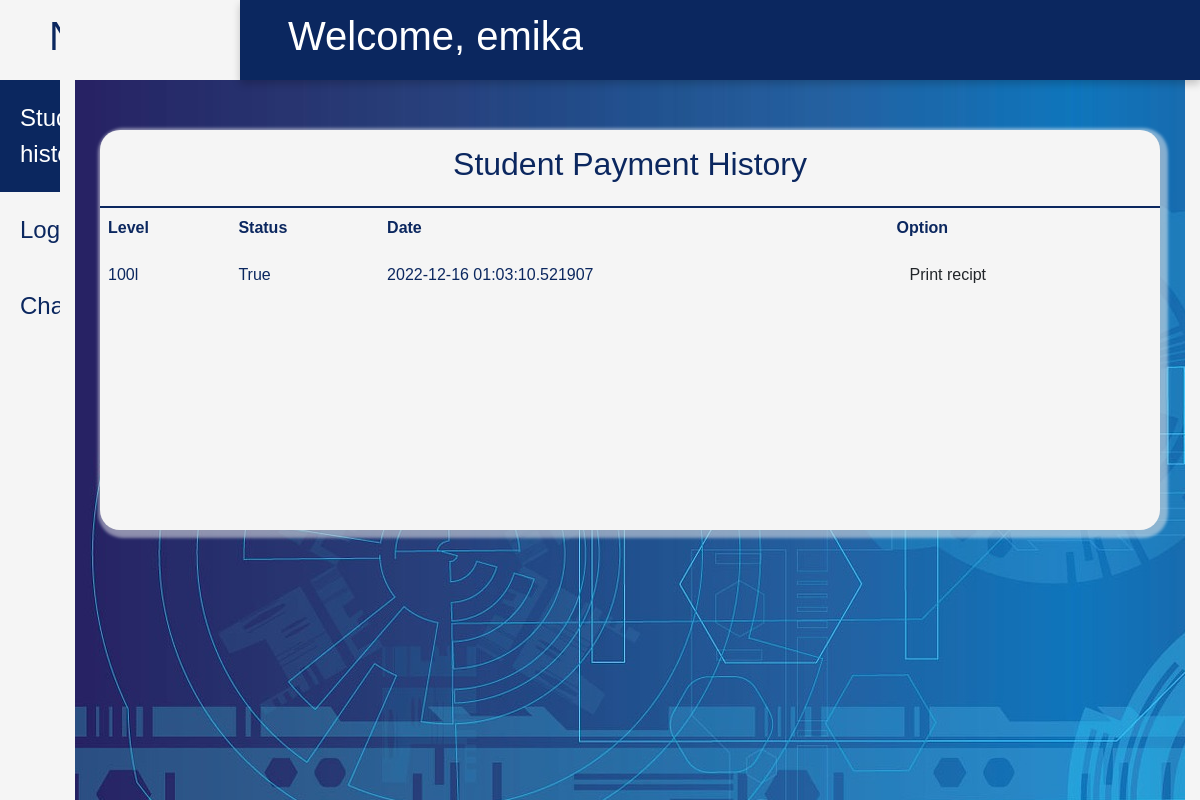
Page /studentdashboard (signed in) on the committed database.
### Nacos/models.py (models this page shows, shortened)
class User(db.Model, UserMixin):
    id = db.Column(db.Integer(), primary_key=True)
    email = db.Column(db.String(length=100), unique=True)
    password = db.Column(db.String(length=255), nullable=False)
    reg_no = db.Column(db.String(length=100), unique=True)
    name = db.Column(db.String(length=255), nullable=False)
    role = db.Column(db.String(length=20), nullable=False, default="staff")
    student = db.relationship('Student', backref='studentid', lazy=True)
    staff = db.relationship('Staff', backref='staffid', lazy=True)

class Payment(db.Model):
    id = db.Column(db.Integer(), primary_key=True)
    Date = db.Column(db.DateTime(), default=datetime.utcnow())
    student_id = db.Column(db.Integer(), db.ForeignKey('student.id'))
    status = db.Column(db.Boolean(),default=False)
    level = db.Column(db.String(length=20),nullable=False)
    reg_no = db.Column(db.String(length=20),nullable=False)

### Nacos/routes.py (the view)
@login_required
@app.route('/studentdashboard')
def studentDashboard():
    if not current_user.role == 'student':
        flash('Unauthorised access as a student')
        return redirect(url_for('signin'))
    user = current_user
    stu = Payment.query.filter_by(reg_no = user.reg_no)
    return render_template('new template/Student dashboard.html', user=user,stu=stu)

### Nacos/models.py (called while the page is built)
@login_manager.user_loader
def load_user(user_id):
    return User.query.get(user_id)

### Nacos/templates/new template/Student dashboard.html (shortened to what this page needs)
<!DOCTYPE html>
<html lang="en">
<head>
       <link rel="stylesheet" href="{{ url_for('static', filename='new stylesheet/css/nacos.css') }}">
    <link rel="stylesheet" href="{{ url_for('static', filename='Authcss/bootstrap.css') }}">
</head>
<body>
    <div class="side-menu">
        <div class="brand-name">
       <a href="login form.html"> <h1 style="color: #0B275F !important;">NACOS</h1></a>
    </div>
    <ul>
        <li style="padding: 20px; color:white;" class="active">Student payment history</li>
        <a href="{{ url_for('logout') }}"><li style="padding: 20px;">Logout</li></a>
        <a href="{{ url_for('changepassword') }}"><li style="padding: 20px;">Change Password</li></a>
    </ul>
</div>
<div class="container">
    <div class="header">
        <div class="nav">
            <h1>Welcome, {{user.name}} {{ current_user.regno }}</h1>
        </div>
    </div>
    <div class="content">
        <div class="content-3">
            <div class="history" style="margin-top: 50px;">
                <div class="title">
                    <h2 style="color: #0B275F !important;">Student Payment History</h2>
                </div>
                <table>
                    <tr>
                        <th class="white">Level</th>
                        <th class="white">Status</th>
                        <th class="white">Date</th>
                        <th class="white">Option</th>
                    </tr>
                    {% for student in stu %}
                         <tr>
                            <td class="white">{{ student.level }}</td>
                            <td class="white">{{student.status}}</td>
                            <td class="white">{{ student.Date}}</td>
                        <td><a href="{{ url_for('printdoc',paymentid=student.id) }}" class="btn">Print recipt</a></td>
                        </tr>
                    {% endfor %}
                </table>
            </div>
        </div>
    </div>
</div>
</body>
</html>

### Nacos/static/new stylesheet/css/nacos.css (style rules this page uses)
* { margin: 0; padding: 0; box-sizing: border-box; font-family: 'poppins', sans-serif; }
body { min-height: 100vh; }
a { text-decoration: none; }
li { list-style: none; }
h1,h2 { color: white; }
.btn { background: #0B275F; color: white; padding: 5px 10px; text-align: center; border-radius: 10px; }
.title { display: flex; align-items: center; justify-content: space-around; padding: 15px 10px; border-bottom: 2px solid #0B275F; }
th, td { text-align: left; padding: 8px; color: #0B275F; }
.white { color: #0B275F; }
.side-menu { position: fixed; background:whitesmoke; width: 20vw; min-height: 100vh; display: flex; flex-direction: column; }
.side-menu .brand-name { height: 10vh; display: flex; align-items: center; justify-content: center; }
.side-menu li { font-size: 24px; padding: 10px 40px; color: #0B275F; display: flex; align-items: center; }
.active { background: #0B275F; color: whitesmoke; }
.container { position: absolute; right: 0; width: 80vw; height: 100vh; background: whitesmoke; }
.container .header { position: fixed; top: 0; right: 0; width: 80vw; height: 10vh; background: #0B275F; display: flex; align-items: center; justify-content: center; box-shadow: 0 4px 8px 0 rgba(0, 0, 0, 0.2); z-index: 1; }
.container .header .nav { width: 90%; display: flex; align-items: center; }
.container .content { position: relative; margin-top: 10vh; min-height: 90vh; background: url('../../images/new images/photo 5.jpg'); }
.container .content .content-3 { min-height: 60vh; display: flex; justify-content: space-around; align-items: flex-start; flex-wrap: wrap; }
.container .content .content-3 .history { min-height: 50vh; flex: 5; background: whitesmoke; margin: 0 25px 25px 25px; box-shadow: 3px 3px 3px 5px #ffffff73, 5px 5px 5px #5e687949; display: flex; flex-direction: column; border-radius: 20px; }

### rows in the picture
User: name "emika"
Payment: level "100l", status "True", Date "2022-12-16 01:03:10.521907"
